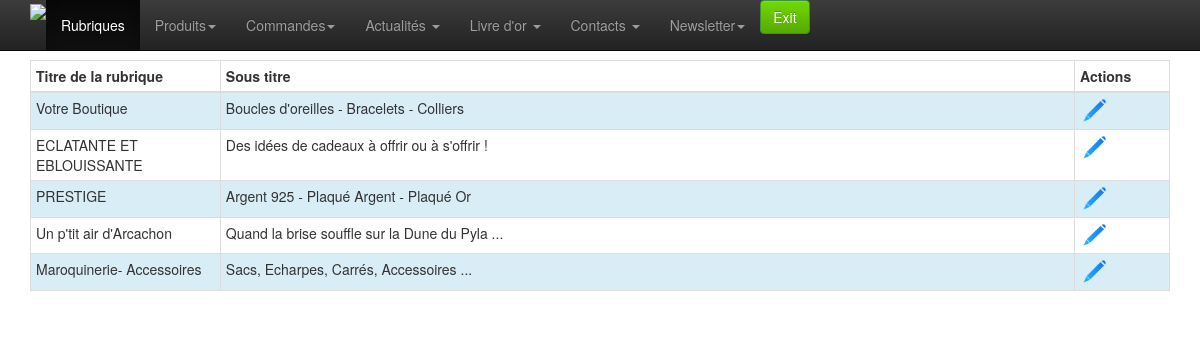
The page /admin/rubrique/liste.php (signed in) on the database its author committed.
### tables this page shows
CREATE TABLE `rubrique` (
  `id` smallint(5) unsigned NOT NULL AUTO_INCREMENT,
  `label` varchar(50) NOT NULL,
  `sous_titre` varchar(100) NOT NULL,
  `image` varchar(100) NOT NULL,
  PRIMARY KEY (`id`)
);

### admin/classes/StorageManager.php (called while the page is built, shortened)
<?php
class StorageManager{
	protected function dbConnect() {
	    $host = DBHOST;
	    $user = DBUSER;
	    $pass = DBPASSWD;
	    $bdd  = DBNAME;
		try {
			$this->mysqli = new mysqli ($host, $user, $pass, $bdd) ;
		} catch (Exception $e) {
			throw new Exception("Erreur Connexion DB ". $e->getMessage());
		}
	}
}
?>

### admin/classes/Catproduct.php (called while the page is built, shortened)
<?php
require_once("StorageManager.php");
class Catproduct extends StorageManager {
	public function getRubriques( $id=0, $debug=false ){
		$sql = "SELECT * FROM rubrique";
		$sql .= " ORDER BY id ASC;";
		$new_array = null;
		$result = mysqli_query($this->mysqli,$sql);
		while( $row = mysqli_fetch_assoc( $result)){
			$new_array[] = $row;
		}
		return $new_array;
	}
}

### admin/rubrique/liste.php (the view, shortened to what this page needs)
<?
	require '../classes/Catproduct.php';
	$catproduct = new Catproduct();
	$liste_rubrique = $catproduct->getRubriques();
?>
<!doctype html>
<html class="no-js" lang="en">
<head>
	<? include_once "../inc-meta.php" ;?>
</head>
<body>
	<? require_once "../inc-menu.php" ;?>
	<div class="container">
		<div class="row">
			<div class="col-xs-12 col-sm-12 col-md-12">
				<table class="table table-hover table-bordered table-condensed table-striped" >
					<thead>
						<tr>
							<th class="col-md-2" style="">
								Titre de la rubrique
							</th><th class="col-md-9" style="">
								Sous titre
							</th>
							<th class="col-md-1" colspan="2" style="">
								Actions
							</th>
						</tr>
					</thead>
					<tbody>
						<?
						if ( !empty( $liste_rubrique ) ) {
							$i=0;
							foreach ( $liste_rubrique as $value ) {
								$i++;
								$classe_affichage = ( $i % 2 != 0 ) ? 'info' : '';
								echo "<tr class='" . $classe_affichage . "'>\n";
								echo "	<td>" . $value[ "label" ] . "</td>\n";
								echo "	<td>" . $value[ "sous_titre" ] . "</td>\n";
								echo "	<td><a href='./ajouter.php?id=" . $value[ "id" ] . "'><img src='../img/modif.png' width='30' alt='Modifier' ></a></td>\n";
								echo "</tr>\n";
							}
						}
						?>
					</tbody>
				</table>
			</div>
		</div>
	</div>
</body>
</html>

### admin/css/style.css (style rules this page uses)
body { padding-top: 60px; padding-bottom: 40px; }

### rows shown on the page
rubrique: label "Votre Boutique", sous_titre "Boucles d'oreilles - Bracelets - Colliers"
rubrique: label "ECLATANTE ET EBLOUISSANTE", sous_titre "Des idées de cadeaux à offrir ou à s'offrir !"
rubrique: label "PRESTIGE", sous_titre "Argent 925 - Plaqué Argent - Plaqué Or"
rubrique: label "Un p'tit air d'Arcachon", sous_titre "Quand la brise souffle sur la Dune du Pyla ..."
rubrique: label "Maroquinerie- Accessoires", sous_titre "Sacs, Echarpes, Carrés, Accessoires ..."
